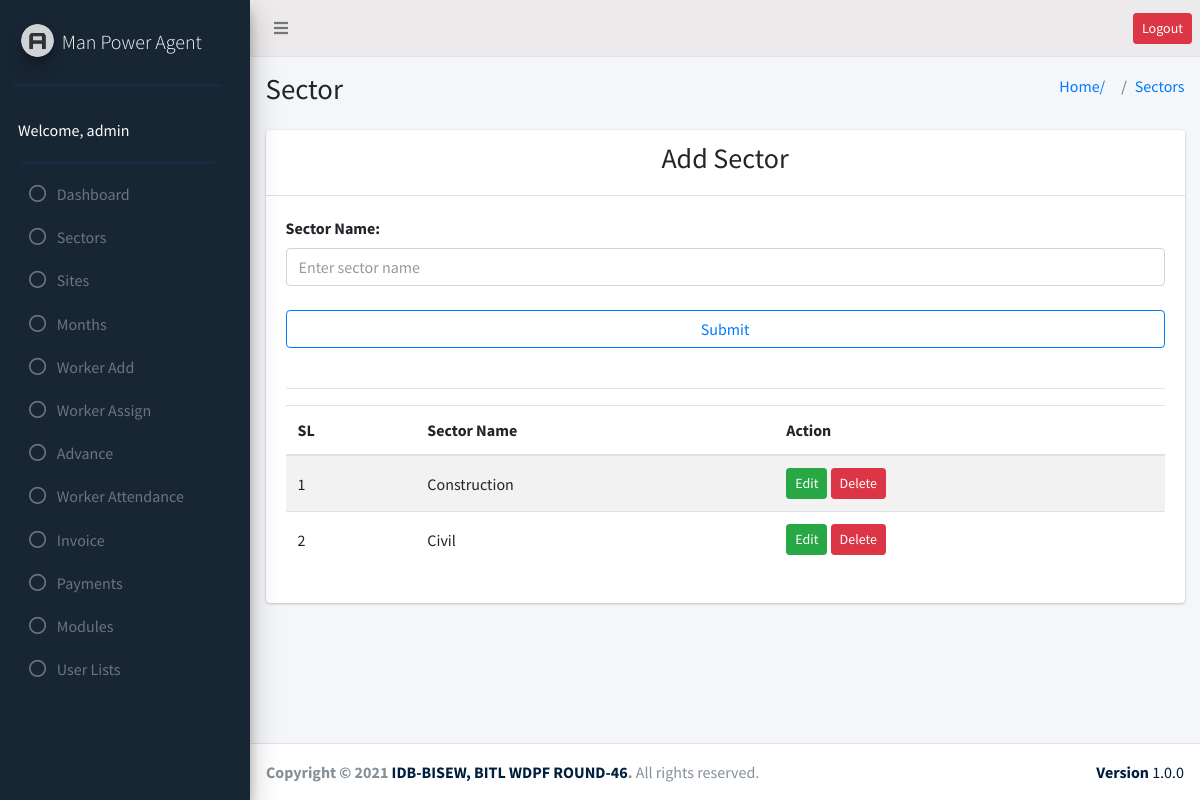
Page /sectors/sectors.php (signed in) on the committed database.
### tables this page shows
CREATE TABLE `user_role` (
  `id` int(11) NOT NULL,
  `adminID` int(11) NOT NULL,
  `sites_edit` int(50) DEFAULT NULL,
  `sites_delete` int(50) DEFAULT NULL,
  `sectors_edit` int(50) DEFAULT NULL,
  `sectors_delete` int(50) DEFAULT NULL,
  `add_worker_edit` int(50) DEFAULT NULL,
  `add_worker_delete` int(50) DEFAULT NULL,
  `worker_assign_edit` int(50) DEFAULT NULL,
  `worker_assign_delete` int(50) DEFAULT NULL,
  `advance_edit` int(50) DEFAULT NULL,
  `advance_delete` int(50) DEFAULT NULL,
  `payments_edit` int(50) DEFAULT NULL,
  `payments_delete` int(50) DEFAULT NULL,
  `month_edit` int(50) DEFAULT NULL,
  `month_delete` int(50) DEFAULT NULL,
  `modules_edit` int(50) DEFAULT NULL,
  `modules_delete` int(50) DEFAULT NULL,
  `user_lists_edit` int(50) DEFAULT NULL,
  `user_lists_delete` int(50) DEFAULT NULL,
  `worker_attendance_edit` int(11) NOT NULL,
  `worker_attendance_delete` int(11) NOT NULL,
  `invoice_edit` int(11) NOT NULL,
  `invoice_delete` int(11) NOT NULL
);

CREATE TABLE `sectors` (
  `id` int(11) NOT NULL,
  `sector_name` varchar(255) NOT NULL
);

### sectors/sectors.php (the view, shortened to what this page needs)
<?php
require_once("../header.php");
require_once("../sidebar.php");
require_once("../db_config.php");
 ?>
<section class="content-header">
  <div class="container-fluid">
    <div class="row mb-2">
      <div class="col-sm-6">
        <h1>Sector</h1>
      </div>
      <div class="col-sm-6">
        <ol class="breadcrumb float-sm-right">
          <li class="breadcrumb-item"><a href="#">Home/</a></li>
          <li class="breadcrumb-item"><a href="#">Sectors</a></li>
        </ol>
      </div>
    </div>
  </div>
</section>
<section class="content">
  <div class="container-fluid">
    <div class="row">
      <div class="col-md-12">
        <div class="card">
          <div class="card-header text-center">
            <h3>Add Sector</h3>
          </div>
          <div class="card-body">
            <form action="" method="post">
              <label for="sector_name">Sector Name:</label>
              <input type="text" name="sector_name" class="form-control" placeholder="Enter sector name"><br>
              <td colspan="6">
                <input type="Submit" value="Submit" class="btn btn-outline-primary  btn-block">
              </td>
              <br>
            </form>
            <?php
          $sector_data = $conn->query("SELECT * FROM `sectors`");
          ?>
            <hr>
            <div style="overflow-x:auto;">
            <table class="table table-striped table-hover">
              <thead>
                <tr style="vertical-align: middle;">
                  <th scope="col">SL</th>
                  <th scope="col">Sector Name</th>
                  <th scope="col">Action</th>
                </tr>
              </thead>
              <tbody>
                <?php
        $i=0;
        while ($sec_data = $sector_data->fetch_assoc()) { ?>
                <tr>
                  <td style="vertical-align: middle;" scope="row"><?php echo ++$i ?>
                  </td>
                  <td style="vertical-align: middle;" scope="row"><?php echo $sec_data['sector_name']; ?>
                  </td>
                  <td style="vertical-align: middle;" scope="row">
                    <a href="./sector_edit.php?ram=<?php echo $sec_data['id']; ?>"
                      class="btn btn-sm btn-success">Edit</a>
                    <a href="./sector_delete.php?ram=<?php echo $sec_data['id']; ?>"
                      class="btn btn-sm btn-danger" onclick="return confirm('are you sure?')">Delete</a>
                  </td>
                </tr>
                <?php
       }
       ?>
              </tbody>
            </table>
            </div>
          </div>
        </div>
      </div>
    </div>
  </div>
</section>
<?php require("../footer.php");

### sidebar.php (shortened to what this page needs)
 <?php
    $serverName = 'http://'.$_SERVER['SERVER_NAME'].'/man_power_agent';
    require_once("db_config.php");
?>
 <aside class="main-sidebar bg-success pt-14  elevation-4">
   <a href="" class="brand-link">
     <img src="<?= $serverName; ?>/assets/images/AdminLTELogo.png"
       alt="AdminLTE Logo" class="brand-image img-circle elevation-3" style="opacity: .8">
     <span class="brand-text font-weight-light">Man Power Agent</span>
   </a>
   <div class="bb-2"></div>
   <div class="sidebar">
     <div class="user-panel mt-3  d-flex">
       <div class="info text-white">
         Welcome, <?= $_SESSION['name']; ?>
       </div>
     </div>
     <div class="bb-2"></div>
     <nav class="mt-2">
       <ul class="nav nav-pills nav-sidebar flex-column" data-widget="treeview" role="menu" data-accordion="false">
       <li class="nav-item">
           <a href="http://localhost/man_power_agent/dashboard.php" class="nav-link">
             <i class="far fa-circle nav-icon"></i>
             <p>Dashboard</p>
           </a>
         </li>
         <?php
         $result = $conn->query("SELECT * FROM `admin`");
           while ($row = $result->fetch_assoc()) {
               if ($_SESSION['name'] == $row['name']) {
                   $id = $_SESSION['id'];
                   if ($row['status'] =='active') {
                       $userRoleTable= $conn->query("SELECT * FROM `user_role` JOIN admin ON admin.id= user_role.adminID WHERE `adminID`= $id");
                       while ($roleRow = $userRoleTable->fetch_assoc()) {
                           ?>
        <?php
           if ($roleRow['sectors_edit'] == '1'  || $roleRow['sectors_delete'] == '1') {
               ?>
         <li class="nav-item">
           <a href="http://localhost/man_power_agent/sectors/sectors.php" class="nav-link">
             <i class="far fa-circle nav-icon"></i>
             <p>Sectors</p>
           </a>
         </li>
         <?php
           }
           if ($roleRow['sites_edit'] == '1'  || $roleRow['sites_delete'] == '1') {
               ?>
         <li class="nav-item">
           <a href="http://localhost/man_power_agent/sites/sites.php" class="nav-link">
             <i class="far fa-circle nav-icon"></i>
             <p>Sites</p>
           </a>
         </li>
         <?php
           }
           if ($roleRow['month_edit'] == '1'  || $roleRow['month_delete'] == '1') { ?>
         <li class="nav-item">
           <a href="http://localhost/man_power_agent/month/month.php" class="nav-link">
             <i class="far fa-circle nav-icon"></i>
             <p>Months</p>
           </a>
         </li>
         <?php } ?>
        <?php  if ($roleRow['add_worker_edit'] == '1'  || $roleRow['add_worker_delete'] == '1') { ?>
         <li class="nav-item">
           <a href="http://localhost/man_power_agent/add_worker/add_worker.php" class="nav-link">
             <i class="far fa-circle nav-icon"></i>
             <p>Worker Add</p>
           </a>
         </li>
         <?php } ?>
         <?php  if ($roleRow['worker_assign_edit'] == '1'  || $roleRow['worker_assign_delete'] == '1') { ?>
         <li class="nav-item">
           <a href="http://localhost/man_power_agent/worker_assign/worker_assign.php" class="nav-link">
             <i class="far fa-circle nav-icon"></i>
             <p>Worker Assign</p>
           </a>
         </li>
         <?php  } ?>
         <?php  if ($roleRow['advance_edit'] == '1'  || $roleRow['advance_delete'] == '1') { ?>
         <li class="nav-item">
           <a href="http://localhost/man_power_agent/advance/advance.php" class="nav-link">
             <i class="far fa-circle nav-icon"></i>
             <p>Advance</p>
           </a>
         </li>
         <?php } ?>
         <?php  if ($roleRow['worker_attendance_edit'] == '1'  || $roleRow['worker_attendance_delete'] == '1') { ?>
         <li class="nav-item">
           <a href="http://localhost/man_power_agent/worker_attendance/worker_attendance.php" class="nav-link">
             <i class="far fa-circle nav-icon"></i>
             <p>Worker Attendance</p>
           </a>
         </li>
         <?php } ?>
         <?php  if ($roleRow['invoice_edit'] == '1'  || $roleRow['invoice_delete'] == '1') { ?>
         <li class="nav-item">
           <a href="http://localhost/man_power_agent/invoice/invoice.php" class="nav-link">
             <i class="far fa-circle nav-icon"></i>
             <p>Invoice</p>
           </a>
         </li>
         <?php } ?>
         <?php  if ($roleRow['payments_edit'] == '1'  || $roleRow['payments_delete'] == '1') { ?>
          <li class="nav-item">
           <a href="http://localhost/man_power_agent/payments/payments.php" class="nav-link">
             <i class="far fa-circle nav-icon"></i>
             <p>Payments</p>
           </a>
         </li>
         <?php } ?>
         <?php  if ($roleRow['modules_edit'] == '1'  || $roleRow['modules_delete'] == '1') { ?>
         <li class="nav-item">
           <a href="http://localhost/man_power_agent/modules/modules.php" class="nav-link">
             <i class="far fa-circle nav-icon"></i>
             <p>Modules</p>
           </a>
         </li>
         <?php } ?>
         <?php  if ($roleRow['user_lists_edit'] == '1'  || $roleRow['user_lists_delete'] == '1') { ?>
          <li class="nav-item">
           <a href="http://localhost/man_power_agent/user_lists/user_lists.php" class="nav-link">
             <i class="far fa-circle nav-icon"></i>
             <p>User Lists</p>
           </a>
         </li>
         <?php  } ?>
         <?php
                       }
                   }
                   else {
                       header("location: inactive_user.php");
                   }
               }
           }
         ?>
       </ul>
     </nav>
   </div>
 </aside>

### rows in the picture
user_role: sectors_edit 1 (drawn), sites_edit 0 (drawn), month_edit 1 (drawn), add_worker_edit 1 (drawn), worker_assign_edit 1 (drawn), advance_edit 1 (drawn), worker_attendance_edit 1 (drawn), invoice_edit 1 (drawn), payments_edit 1 (drawn), modules_edit 1 (drawn), user_lists_edit 1 (drawn)
sectors: sector_name "Construction"
sectors: sector_name "Civil"

### other values in the picture
$_SESSION['name'] "admin"
